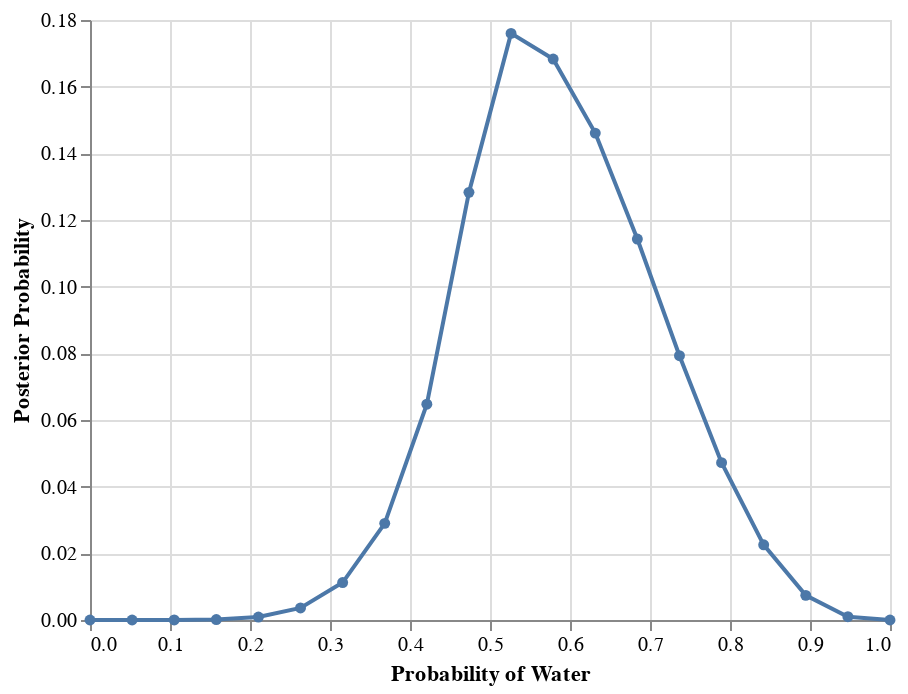

Here is the notebook cell this chart was saved with:
### Code cell
prior = np.exp(-5*np.abs(np.linspace(0, 1, 20) - 0.5))
source = grid_approx(prior, 9, 6)
(alt
 .Chart(source)
 .mark_line(point=True)
 .encode(x=alt.X("x", title='Probability of Water'), 
         y=alt.Y("p(x)", title="Posterior Probability")))

### Figure 1 — Vega-Lite specification as saved in the notebook (floating-point values rounded to 4 significant figures)
{"$schema": "https://vega.github.io/schema/vega-lite/v4.8.1.json", "config": {"view": {"continuousHeight": 300, "continuousWidth": 400}}, "data": {"name": "data-18a200be61e73b81a4fa2b576972735f"}, "datasets": {"data-18a200be61e73b81a4fa2b576972735f": [{"p(x)": 0, "x": 0}, {"p(x)": 1.715e-07, "x": 0.05263}, {"p(x)": 1.203e-05, "x": 0.1053}, {"p(x)": 0.0001486, "x": 0.1579}, {"p(x)": 0.0008952, "x": 0.2105}, {"p(x)": 0.003612, "x": 0.2632}, {"p(x)": 0.01124, "x": 0.3158}, {"p(x)": 0.02899, "x": 0.3684}, {"p(x)": 0.06474, "x": 0.4211}, {"p(x)": 0.1283, "x": 0.4737}, {"p(x)": 0.176, "x": 0.5263}, {"p(x)": 0.1683, "x": 0.5789}, {"p(x)": 0.1461, "x": 0.6316}, {"p(x)": 0.1143, "x": 0.6842}, {"p(x)": 0.0793, "x": 0.7368}, {"p(x)": 0.04721, "x": 0.7895}, {"p(x)": 0.02255, "x": 0.8421}, {"p(x)": 0.007388, "x": 0.8947}, {"p(x)": 0.001, "x": 0.9474}, {"p(x)": 0, "x": 1}]}, "encoding": {"x": {"field": "x", "title": "Probability of Water", "type": "quantitative"}, "y": {"field": "p(x)", "title": "Posterior Probability", "type": "quantitative"}}, "mark": {"point": true, "type": "line"}}
